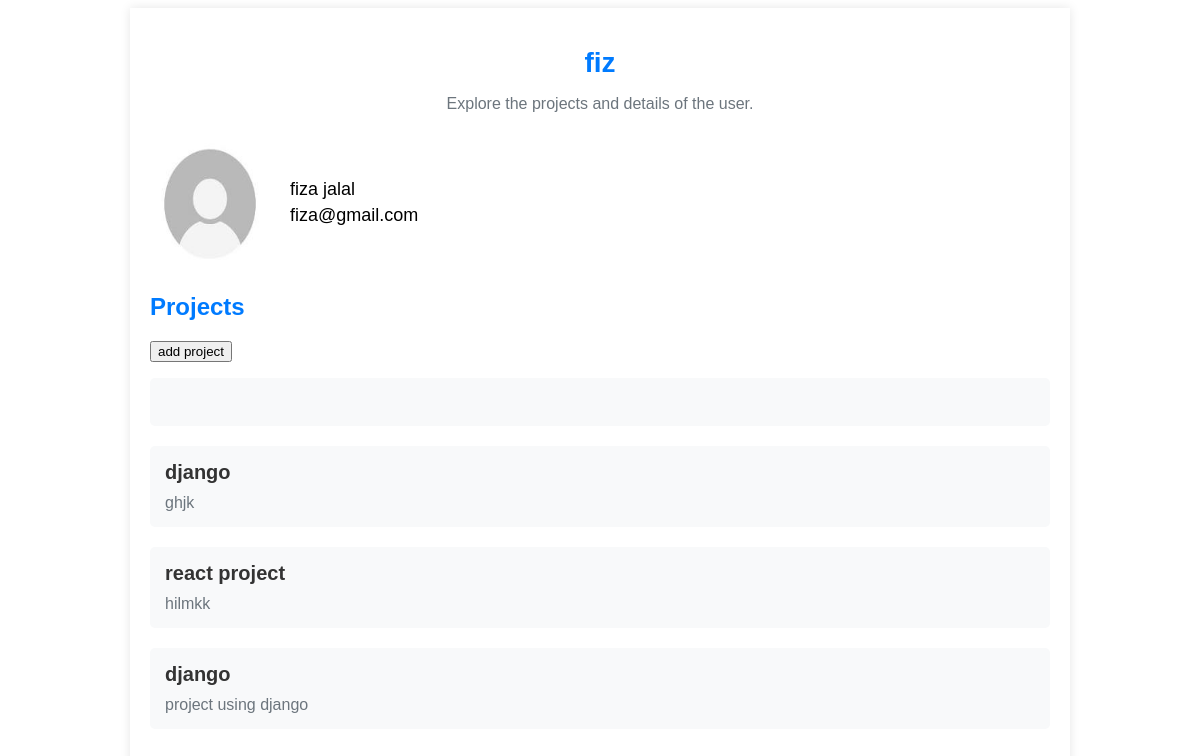
The page /home (signed in) on the database its author committed.
### profiles/models.py (models this page shows)
class Projects(models.Model):
    user = models.ForeignKey(User, on_delete=models.CASCADE)
    project_name = models.CharField(max_length=50)
    link = models.TextField(max_length=500, blank=True)

### profiles/views.py (the view)
# urls.py: path('home',views.home,name='home'),
def home(request):
    profile = request.user
    projects = Projects.objects.filter(user=request.user)
    context = {
        'user' : profile,
        'projects': projects,
    }
    return render(request, 'profiles/home2.html',context)

### profiles/templates/profiles/home2.html (shortened to what this page needs)
<!DOCTYPE html>
<html lang="en">
<head>
</head>
<body>
    <div class="container">
        <div class="header">
            <h1>{{user.username}}</h1>
            <p>Explore the projects and details of the user.</p>
        </div>
        <div class="profile-info">
            <img alt="avatar">
            <div class="details">
                <p>{{user.first_name}} {{user.last_name}}</p>
                <p>{{user.email}}</p>
            </div>
        </div>
        <div class="projects">
            <h3>Projects</h3>
            <p><a href="add_work">
                <button type="submit" class="">add project</button></p></a>
      <div class="project" id="project1"><br></div>
            {% for i in projects %}
            <div class="project">
                <h4>{{i.project_name}}</h4>
                <p>{{i.link}}</p>
            </div>
            {% endfor %}
        </div>
    </div>
</body>
</html>

### profiles/templates/profiles/home2.html (style rules this page uses)
.container { max-width: 900px; margin: auto; background-color: #fff; padding: 20px; box-shadow: 0 0 10px rgba(0, 0, 0, 0.1); font-family: Arial, sans-serif; }
.header { text-align: center; margin-bottom: 30px; }
.header h1 { color: #007bff; font-size: 28px; margin-bottom: 10px; }
.header p { color: #6c757d; font-size: 16px; }
.profile-info { display: flex; align-items: center; margin-bottom: 30px; }
.profile-info img { border-radius: 50%; width: 120px; height: 120px; margin-right: 20px; }
.profile-info .details { font-size: 18px; }
.profile-info .details p { margin: 5px 0; }
.projects { margin-top: 20px; }
.projects h3 { font-size: 24px; margin-bottom: 20px; color: #007bff; }
.project { margin-bottom: 20px; padding: 15px; background-color: #f8f9fa; border-radius: 5px; }
.project h4 { margin: 0; font-size: 20px; color: #333; }
.project p { margin: 10px 0 0; color: #6c757d; }

### rows shown on the page
Projects: project_name "django", link "ghjk"
Projects: project_name "react project", link "hilmkk"
Projects: project_name "django", link "project using django"

### other values the page prints
{{ user.username }} "fiz"
{{ user.first_name }} "fiza"
{{ user.last_name }} "jalal"
{{ user.email }} "fiza@gmail.com"
